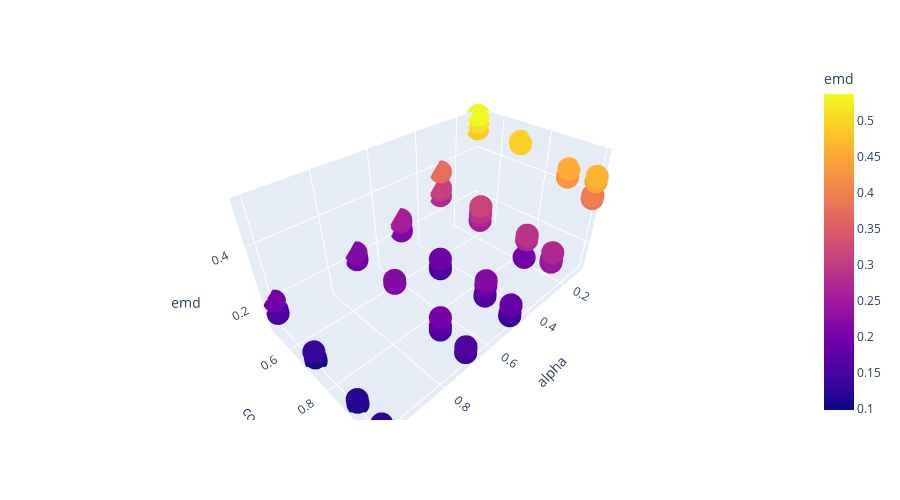

Source (notebook cell):
### Code cell
dfviz = df[df["no_clients"] == 56]

fig = px.scatter_3d(dfviz, x='alpha', y='coeff', z='emd',
              color='emd')
            
fig.update_layout(
    height=500
)
fig.show()
